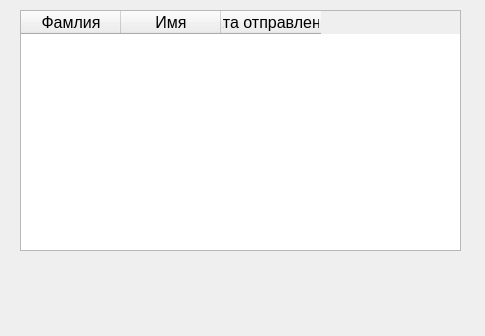
<?xml version="1.0" encoding="UTF-8"?>
<ui version="4.0">
 <class>Statikpokaz</class>
 <widget class="QWidget" name="Statikpokaz">
  <property name="geometry">
   <rect>
    <x>0</x>
    <y>0</y>
    <width>485</width>
    <height>336</height>
   </rect>
  </property>
  <property name="font">
   <font>
    <pointsize>12</pointsize>
   </font>
  </property>
  <property name="windowTitle">
   <string>Результат</string>
  </property>
  <widget class="QTableWidget" name="tableWidget">
   <property name="geometry">
    <rect>
     <x>20</x>
     <y>10</y>
     <width>441</width>
     <height>241</height>
    </rect>
   </property>
   <column>
    <property name="text">
     <string>Фамлия</string>
    </property>
   </column>
   <column>
    <property name="text">
     <string>Имя</string>
    </property>
   </column>
   <column>
    <property name="text">
     <string>Дата отправления</string>
    </property>
   </column>
  </widget>
 </widget>
 <resources/>
 <connections/>
</ui>
